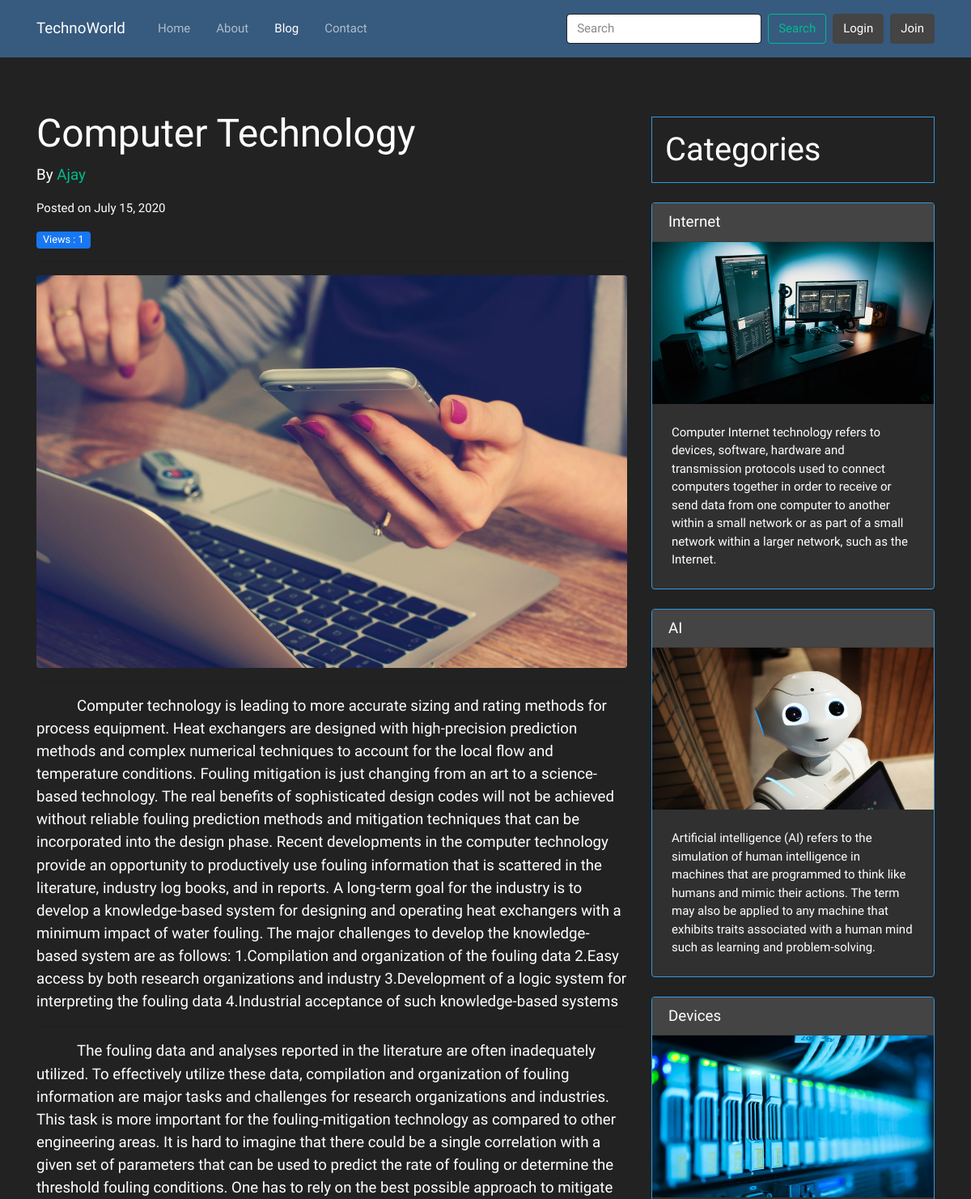
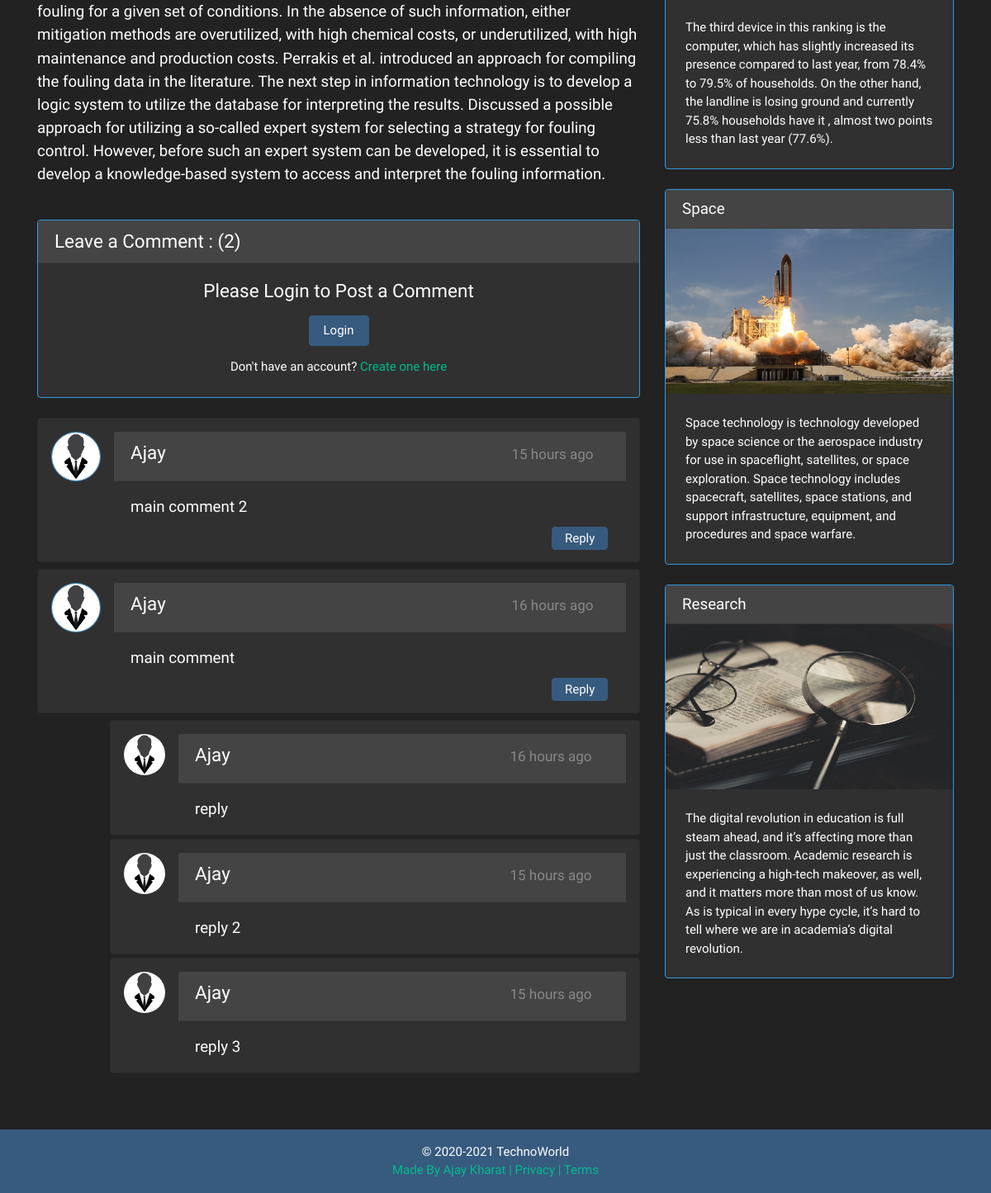
Page /blog/computer-technology on the committed database (2 pictures, top to bottom).
### blog/models.py (models this page shows, shortened)
class BlogPost(models.Model):
  post_id = models.AutoField(primary_key=True)
  title = models.CharField('Title of Article',max_length=200)
  content = models.TextField('Content of Article')
  content1 = models.TextField('Content of Article(Next)',default="")
  author = models.ForeignKey(User, null=True, on_delete=models.SET_NULL)
  date = models.DateField('Publish Date')
  slug = models.CharField('Slug for URL',max_length=200)
  views = models.IntegerField('Post Views',default=0)
  img = models.ImageField(upload_to='media/img',default="")

class BlogComment(models.Model):
  comment_id = models.AutoField(primary_key= True)
  comment = models.TextField('Comment on Article')
  user = models.ForeignKey(User, on_delete=models.CASCADE )
  post = models.ForeignKey(BlogPost, on_delete=models.CASCADE )
  parent = models.ForeignKey('self',on_delete=models.CASCADE,null=True)
  timestamp = models.DateTimeField('Date-Time',default=now)
  def comment_mod(self):
    return self.comment[:20] + "..."
  comment_mod.short_description = 'Comments'

### blog/views.py (the view)
# urls.py: path('<str:slug>', views.blogPost, name='blogPost'),
def blogPost(request,slug):
    post = BlogPost.objects.filter(slug=slug).first()
    comments = BlogComment.objects.filter(post=post,parent=None)
    replies=BlogComment.objects.filter(post=post).exclude(parent=None)
    post.views = post.views + 1
    post.save()
    replyDict={}
    for reply in replies:
        if reply.parent.comment_id not in replyDict.keys():
            replyDict[reply.parent.comment_id] = [reply]
        else:
            replyDict[reply.parent.comment_id].append(reply)
    return render(request, 'blog/blogPost.html', {'post': post, 'comments': comments, 'user': request.user, 'replyDict':replyDict})

### blog/templatetags/extras.py (called while the page is built)
@register.filter(name='get_val')
def get_val(dict,key):
  return dict.get(key)

### templates/blog/blogPost.html (shortened to what this page needs)
{% extends 'base.html' %}
{% block blogactive %}active{% endblock blogactive %}
{% block body %}
{% load static %}
{% load humanize %}
{% load extras %}
<div class="container mar">
  <div class="row">
    <div class="col-lg-8">
      <h1 class="mt-4">{{post.title}}</h1>
      <p class="lead">
        By
        <a href="#">{{post.author}}</a>
      </p>
      <p>Posted on {{post.date}}</p>
      <div>
      <h5 style="display:inline; font-size:17px;"><span style="font-weight:450; background-color:#1877f2; padding:4px 8px 4px 8px; margin-right:2px;" class="badge badge-primary">Views : {{post.views}}</span></h5>
      </div>
      <hr>
      <img class="img-fluid rounded" src="/media/{{post.img}}" alt="">
      <hr>
      <div class="lead" style="text-indent:50px;">{{post.content|safe}}</div>
      <hr>
      <div class="lead" style="text-indent:50px;">{{post.content1|safe}}</div>
      <hr>
      <div class="card my-4 border border-info">
        <h4 class="card-header">Leave a Comment : ({{comments.count}}) </h4>
        <div class="card-body">
          {% if user.is_authenticated %}
          <form action="/blog/postComment/" class="needs-validation" method="post" novalidate>
            {% csrf_token %}
            <div class="form-group">
              <textarea class="form-control" name="comment" rows="3" required></textarea>
              <div class="valid-feedback pt-1">
                <h6>Looks good!</h6>
              </div>
              <div class="invalid-feedback pt-1">
                <h6>Please type something here.</h6>
              </div>
            </div>
            <input type="hidden" name="postId" value="{{post.post_id}}">
            <input type="hidden" name="parentId" value="">
            <button type="submit" class="btn btn-primary">Submit &#8594;</button>
          </form>
          {% else %}
          <h4 class="text-center">Please Login to Post a Comment</h4>
          <div class="text-center pt-2">
            <button type="button" class="btn btn-primary loginbtn" data-toggle="modal" data-target="#loginModal">
              Login
            </button>
            <div class="mt-3">
              <h6> Don't have an account? <a href="#signupModal" data-toggle="modal" data-target="#signupModal">Create
                  one here</a></h6>
            </div>
          </div>
          {% endif %}
        </div>
      </div>
      {% for comment in comments reversed %}
      <div class="card my-2 mx-0 rounded commentcard">
        <div class="media p-3">
          <img class="d-flex mr-3 rounded-circle border border-info" style="height:60px; width:60px;"
            src="{% static 'img/user.jpg' %}" alt="user-img">
          <div class="media-body">
            <div class="card-header">
              <h4 style="display:inline-block;">{{comment.user.username}}</h4>
              <span class="text-muted commentdate">{{comment.timestamp|naturaltime}}</span>
            </div>
            <div class="card-body">
              <h5>{{comment.comment}}</h5>
            </div>
            <button class="btn btn-primary replybtn1" type="button" data-toggle="collapse"
              data-target="#reply{{comment.comment_id}}" aria-expanded="false"
              aria-controls="reply{{comment.comment_id}}">
              Reply
            </button>
          </div>
        </div>
      </div>
      {% for reply in replyDict|get_val:comment.comment_id %}
      <div class="card my-1 rounded replycard">
        <div class="media p-3">
          <img class="d-flex mr-3 rounded-circle" style="height:50px; width:50px;" src="{% static 'img/user.jpg' %}"
            alt="user-img">
          <div class="media-body">
            <div class="card-header">
              <h4 style="display:inline-block;">{{reply.user.username}}</h4>
              <span class="text-muted replydate">{{reply.timestamp|naturaltime}}</span>
            </div>
            <div class="card-body">
              <h5>{{reply.comment}}</h5>
            </div>
          </div>
        </div>
      </div>
      {% endfor %}
      {% endfor %}
    </div>
    <div class="col-md-4 mt-2">
      <h2 class="my-4 border border-info p-3">Categories
      </h2>
      <div class="card my-4 border border-info">
        <h5 class="card-header">Internet</h5>
        <img style="height: 200px; width: 100%; display: block;" src="{% static 'img/internet.jpg' %}" alt="Card image">
        <div class="card-body p-4">
          Computer Internet technology refers to devices, software, hardware and transmission protocols used to connect
          computers together in order to receive or send data from one computer to another within a small network or as
          part of a small network within a larger network, such as the Internet.
        </div>
      </div>
      <div class="card my-4 border border-info">
        <h5 class="card-header">AI</h5>
        <img style="height: 200px; width: 100%; display: block;" src="{% static 'img/ai.jpg' %}" alt="Card image">
        <div class="card-body p-4">
          Artificial intelligence (AI) refers to the simulation of human intelligence in machines that are programmed to
          think like humans and mimic their actions. The term may also be applied to any machine that exhibits traits
          associated with a human mind such as learning and problem-solving.
        </div>
      </div>
      <div class="card my-4 border border-info">
        <h5 class="card-header">Devices</h5>
        <img style="height: 200px; width: 100%; display: block;" src="{% static 'img/devices.jpg' %}" alt="Card image">
        <div class="card-body p-4">
          The third device in this ranking is the computer, which has slightly increased its presence compared to last
          year, from 78.4% to 79.5% of households. On the other hand, the landline is losing ground and currently 75.8%
          households have it , almost two points less than last year (77.6%).
        </div>
      </div>
      <div class="card my-4 border border-info">
        <h5 class="card-header">Space</h5>
        <img style="height: 200px; width: 100%; display: block;" src="{% static 'img/space.jpg' %}" alt="Card image">
        <div class="card-body p-4">
          Space technology is technology developed by space science or the aerospace industry for use in spaceflight,
          satellites, or space exploration. Space technology includes spacecraft, satellites, space stations, and
          support infrastructure, equipment, and procedures and space warfare.
        </div>
      </div>
      <div class="card my-4 border border-info">
        <h5 class="card-header">Research</h5>
        <img style="height: 200px; width: 100%; display: block;" src="{% static 'img/research.jpg' %}" alt="Card image">
        <div class="card-body p-4">
          The digital revolution in education is full steam ahead, and it’s affecting more than just the classroom.
          Academic research is experiencing a high-tech makeover, as well, and it matters more than most of us know. As
          is typical in every hype cycle, it’s hard to tell where we are in academia’s digital revolution.
        </div>
      </div>
    </div>
  </div>
</div>
{% endblock body %}

### rows in the picture
BlogPost: title "Computer Technology", author "Ajay", date "July 15, 2020", views "1", img (picture), content "Computer technology is leading to more accurate sizing and rating methods for process equipment. Heat exchangers are designed with high-precision prediction methods and complex numerical techniques to account for the local flow and temperature conditions. Fouling mitigation is just changing from an art to a science-based technology. The real benefits of sophisticated design codes will not be achieved without reliable fouling prediction methods and mitigation techniques that can be incorporated into the design phase. Recent developments in the computer technology provide an opportunity to productively use fouling information that is scattered in the literature, industry log books, and in…", content1 "The fouling data and analyses reported in the literature are often inadequately utilized. To effectively utilize these data, compilation and organization of fouling information are major tasks and challenges for research organizations and industries. This task is more important for the fouling-mitigation technology as compared to other engineering areas. It is hard to imagine that there could be a single correlation with a given set of parameters that can be used to predict the rate of fouling or determine the threshold fouling conditions. One has to rely on the best possible approach to mitigate fouling for a given set of conditions. In the absence of such information, either mitigation…"
BlogComment: user.username "Ajay", timestamp "15 hours ago", comment "main comment 2"
BlogComment: user.username "Ajay", timestamp "16 hours ago", comment "main comment"
BlogComment: user.username "Ajay", timestamp "16 hours ago", comment "reply"
BlogComment: user.username "Ajay", timestamp "15 hours ago", comment "reply 2"
BlogComment: user.username "Ajay", timestamp "15 hours ago", comment "reply 3"

### other values in the picture
{{ comments.count }} "2"
